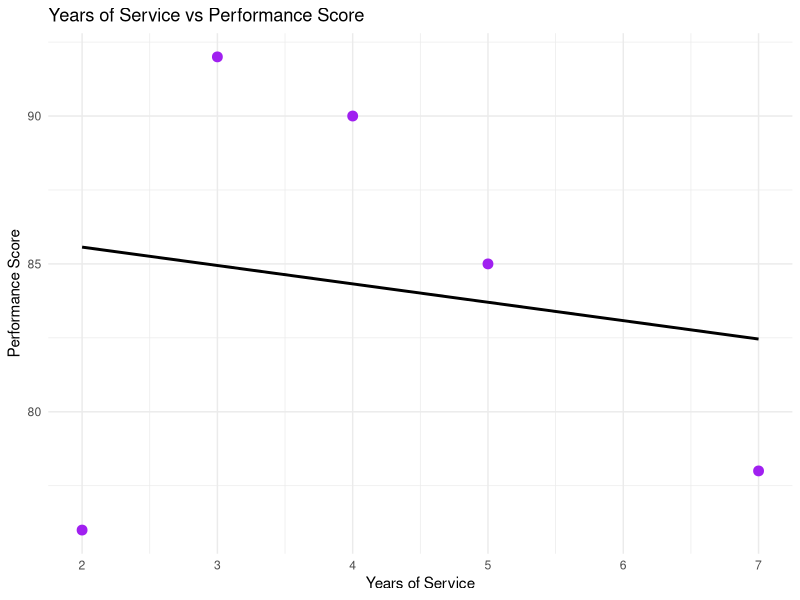

Reproduce this figure in R.
library(ggplot2)

df3_perf <- data.frame(
  YearsOfService = c(5, 3, 7, 4, 2),
  PerformanceScore = c(85, 92, 78, 90, 76)
)

ggplot(df3_perf, aes(x = YearsOfService, y = PerformanceScore)) +
  geom_point(color = "purple", size = 3) +
  geom_smooth(method = "lm", se = FALSE, color = "black") +
  labs(title = "Years of Service vs Performance Score", x = "Years of Service", y = "Performance Score") +
  theme_minimal()

# Insights:
# There does not appear to be a strict linear relationship between years of service and performance score; 
# newer employees can score highly compared to more senior employees.
